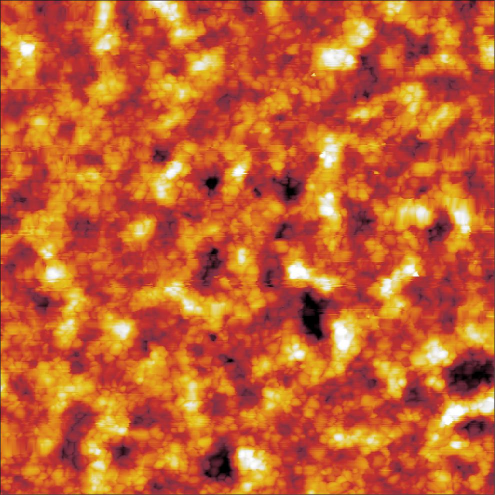
#> input picture data/inpainting/deg1.jpg, 990 x 990 px (shown at 1/2 size); the run also reads 1 picture not shown here
$ jupyter execute --allow-errors inpainting-afm.ipynb   (shell and % lines are left out)   (older library calls are emulated)
#> lines starting #> are read from the running program, lines starting #| are printed output that depends on the picture
### utils/common_utils.py
import torch
import torch.nn as nn
import torchvision
import sys

import numpy as np
from PIL import Image
import PIL
import numpy as np

import matplotlib.pyplot as plt

def crop_image(img, d=32):
    '''Make dimensions divisible by `d`'''

    new_size = (img.size[0] - img.size[0] % d,
                img.size[1] - img.size[1] % d)

    bbox = [
            int((img.size[0] - new_size[0])/2),
            int((img.size[1] - new_size[1])/2),
            int((img.size[0] + new_size[0])/2),
            int((img.size[1] + new_size[1])/2),
    ]

    img_cropped = img.crop(bbox)
    return img_cropped

# [59 lines left out: functions get_params, get_image_grid, plot_image_grid, not called in this run]

def load(path):
    """Load PIL image."""
#> called with path = 'data/inpainting/deg1.jpg'
    img = Image.open(path)
#> img is the input picture: PIL image 990x990 RGB; mean R, G, B 196.9, 96.9, 47.6
    return img

def get_image(path, imsize=-1):
    """Load an image and resize to a cpecific size.

    Args:
        path: path to image
        imsize: tuple or scalar with dimensions; -1 for `no resize`
    """
    img = load(path)
#> in crop_image, `img_cropped = img.crop(bbox)`: img_cropped: PIL image 960x960 RGB; every value is 255
#> call 2 of crop_image, with d = 64
#> in crop_image (call 2), `img_cropped = img.crop(bbox)`:
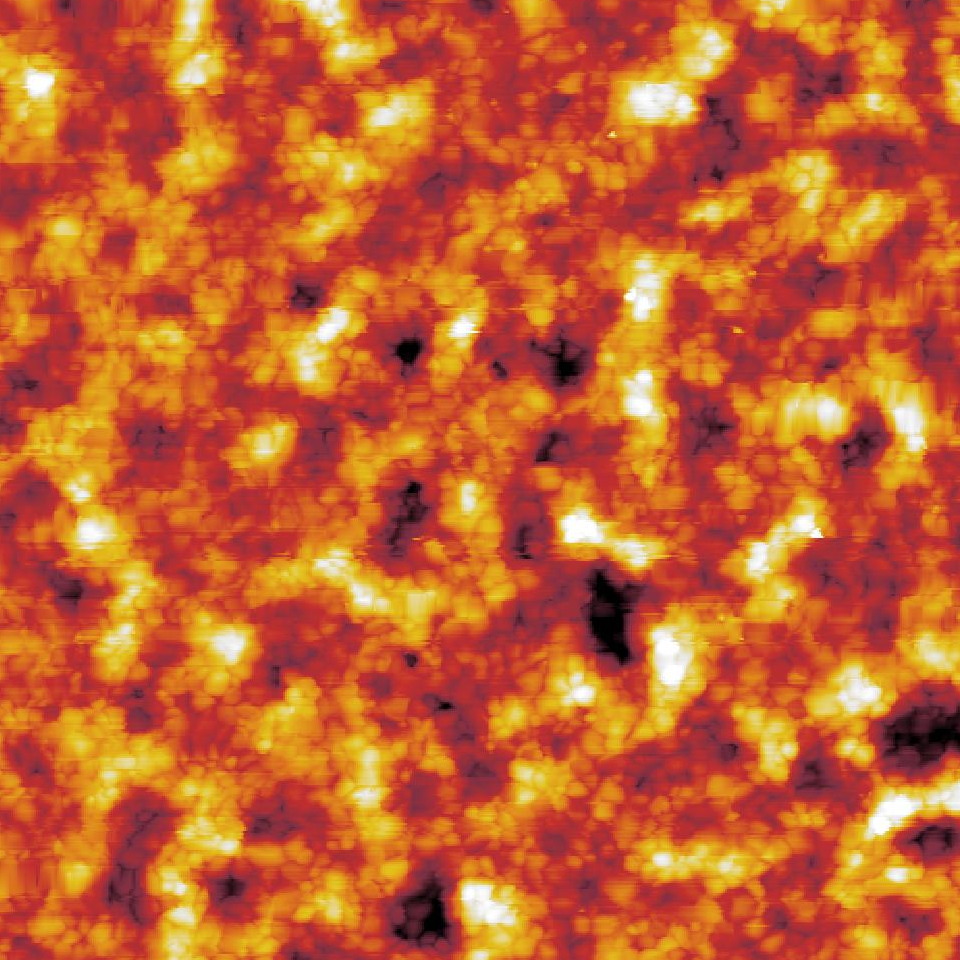
#> img_cropped: PIL image 960x960 RGB; mean R, G, B 197.6, 97.4, 47.6

    if isinstance(imsize, int):
        imsize = (imsize, imsize)

    if imsize[0]!= -1 and img.size != imsize:
        if imsize[0] > img.size[0]:
            img = img.resize(imsize, Image.BICUBIC)
        else:
            img = img.resize(imsize, Image.ANTIALIAS)

    img_np = pil_to_np(img)

    return img, img_np


# [36 lines left out: functions fill_noise, get_noise, not called in this run]

def pil_to_np(img_PIL):
    '''Converts image in PIL format to np.array.

    From W x H x C [0...255] to C x W x H [0..1]
    '''
    ar = np.array(img_PIL)

    if len(ar.shape) == 3:
        ar = ar.transpose(2,0,1)
    else:
        ar = ar[None, ...]

    return ar.astype(np.float32) / 255.

# [13 lines left out: function np_to_pil, not called in this run]

def np_to_torch(img_np):
    '''Converts image in numpy.array to torch.Tensor.

    From C x W x H [0..1] to  C x W x H [0..1]
    '''
    return torch.from_numpy(img_np)[None, :]

# [43 lines left out: functions torch_to_np, optimize, not called in this run]

### models/skip.py
import torch
import torch.nn as nn
from .common import *

def skip(
        num_input_channels=2, num_output_channels=3,
        num_channels_down=[16, 32, 64, 128, 128], num_channels_up=[16, 32, 64, 128, 128], num_channels_skip=[4, 4, 4, 4, 4],
        filter_size_down=3, filter_size_up=3, filter_skip_size=1,
        need_sigmoid=True, need_bias=True,
        pad='zero', upsample_mode='nearest', downsample_mode='stride', act_fun='LeakyReLU',
        need1x1_up=True):
    """Assembles encoder-decoder with skip connections.

    Arguments:
        act_fun: Either string 'LeakyReLU|Swish|ELU|none' or module (e.g. nn.ReLU)
        pad (string): zero|reflection (default: 'zero')
        upsample_mode (string): 'nearest|bilinear' (default: 'nearest')
        downsample_mode (string): 'stride|avg|max|lanczos2' (default: 'stride')

    """
    assert len(num_channels_down) == len(num_channels_up) == len(num_channels_skip)

    n_scales = len(num_channels_down)

    if not (isinstance(upsample_mode, list) or isinstance(upsample_mode, tuple)) :
        upsample_mode   = [upsample_mode]*n_scales

    if not (isinstance(downsample_mode, list)or isinstance(downsample_mode, tuple)):
        downsample_mode   = [downsample_mode]*n_scales

    if not (isinstance(filter_size_down, list) or isinstance(filter_size_down, tuple)) :
        filter_size_down   = [filter_size_down]*n_scales

    if not (isinstance(filter_size_up, list) or isinstance(filter_size_up, tuple)) :
        filter_size_up   = [filter_size_up]*n_scales

    last_scale = n_scales - 1

    cur_depth = None

    model = nn.Sequential()
    model_tmp = model

    input_depth = num_input_channels
    for i in range(len(num_channels_down)):

        deeper = nn.Sequential()
        skip = nn.Sequential()

        if num_channels_skip[i] != 0:
            model_tmp.add(Concat(1, skip, deeper))
        else:
            model_tmp.add(deeper)

        model_tmp.add(bn(num_channels_skip[i] + (num_channels_up[i + 1] if i < last_scale else num_channels_down[i])))

        if num_channels_skip[i] != 0:
            skip.add(conv(input_depth, num_channels_skip[i], filter_skip_size, bias=need_bias, pad=pad))
            skip.add(bn(num_channels_skip[i]))
            skip.add(act(act_fun))

        # skip.add(Concat(2, GenNoise(nums_noise[i]), skip_part))

        deeper.add(conv(input_depth, num_channels_down[i], filter_size_down[i], 2, bias=need_bias, pad=pad, downsample_mode=downsample_mode[i]))
        deeper.add(bn(num_channels_down[i]))
        deeper.add(act(act_fun))

        deeper.add(conv(num_channels_down[i], num_channels_down[i], filter_size_down[i], bias=need_bias, pad=pad))
        deeper.add(bn(num_channels_down[i]))
        deeper.add(act(act_fun))

        deeper_main = nn.Sequential()

        if i == len(num_channels_down) - 1:
            # The deepest
            k = num_channels_down[i]
        else:
            deeper.add(deeper_main)
            k = num_channels_up[i + 1]

        deeper.add(nn.Upsample(scale_factor=2, mode=upsample_mode[i]))

        model_tmp.add(conv(num_channels_skip[i] + k, num_channels_up[i], filter_size_up[i], 1, bias=need_bias, pad=pad))
        model_tmp.add(bn(num_channels_up[i]))
        model_tmp.add(act(act_fun))


        if need1x1_up:
            model_tmp.add(conv(num_channels_up[i], num_channels_up[i], 1, bias=need_bias, pad=pad))
            model_tmp.add(bn(num_channels_up[i]))
            model_tmp.add(act(act_fun))

        input_depth = num_channels_down[i]
        model_tmp = deeper_main

    model.add(conv(num_channels_up[0], num_output_channels, 1, bias=need_bias, pad=pad))
    if need_sigmoid:
        model.add(nn.Sigmoid())

    return model

### inpainting-afm.ipynb
Code for **"Inpainting"** figures $6$, $8$ and 7 (top) from the main paper.

# Import libs

[cell 1]
# !wget clone https://github.com/DmitryUlyanov/deep-image-prior
from google.colab import drive
#> (the rest of this cell did not finish here and is left out)

[cell 2]
from __future__ import print_function
import matplotlib.pyplot as plt

import os
# os.environ['CUDA_VISIBLE_DEVICES'] = '1'

import numpy as np
from models.resnet import ResNet
from models.unet import UNet
from models.skip import skip
from utils.common_utils import *

import torch
import torch.optim

from utils.inpainting_utils import *

torch.backends.cudnn.enabled = True
torch.backends.cudnn.benchmark =True
dtype = torch.cuda.FloatTensor

PLOT = True
imsize = -1
dim_div_by = 64

# Choose figure

[cell 3]
## Fig 6
img_path  = 'data/inpainting/deg1.jpg'
mask_path = 'data/inpainting/1_mask.png'

# [11 lines of commented-out code are left out]

NET_TYPE = 'skip_depth6' # one of skip_depth4|skip_depth2|UNET|ResNet

# Load mask

[cell 4]
img_pil, img_np = get_image(img_path, imsize)
img_mask_pil, img_mask_np = get_image(mask_path, imsize)

### Center crop

[cell 5]
img_mask_pil = crop_image(img_mask_pil, dim_div_by)
img_pil      = crop_image(img_pil,      dim_div_by)

img_np      = pil_to_np(img_pil)
img_mask_np = pil_to_np(img_mask_pil)

### Visualize

#> (a cell that did not finish here is left out)

# Setup

[cell 7]
pad = 'reflection' # 'zero'
OPT_OVER = 'net'
OPTIMIZER = 'adam'

#> (a cell that did not finish here is left out)
